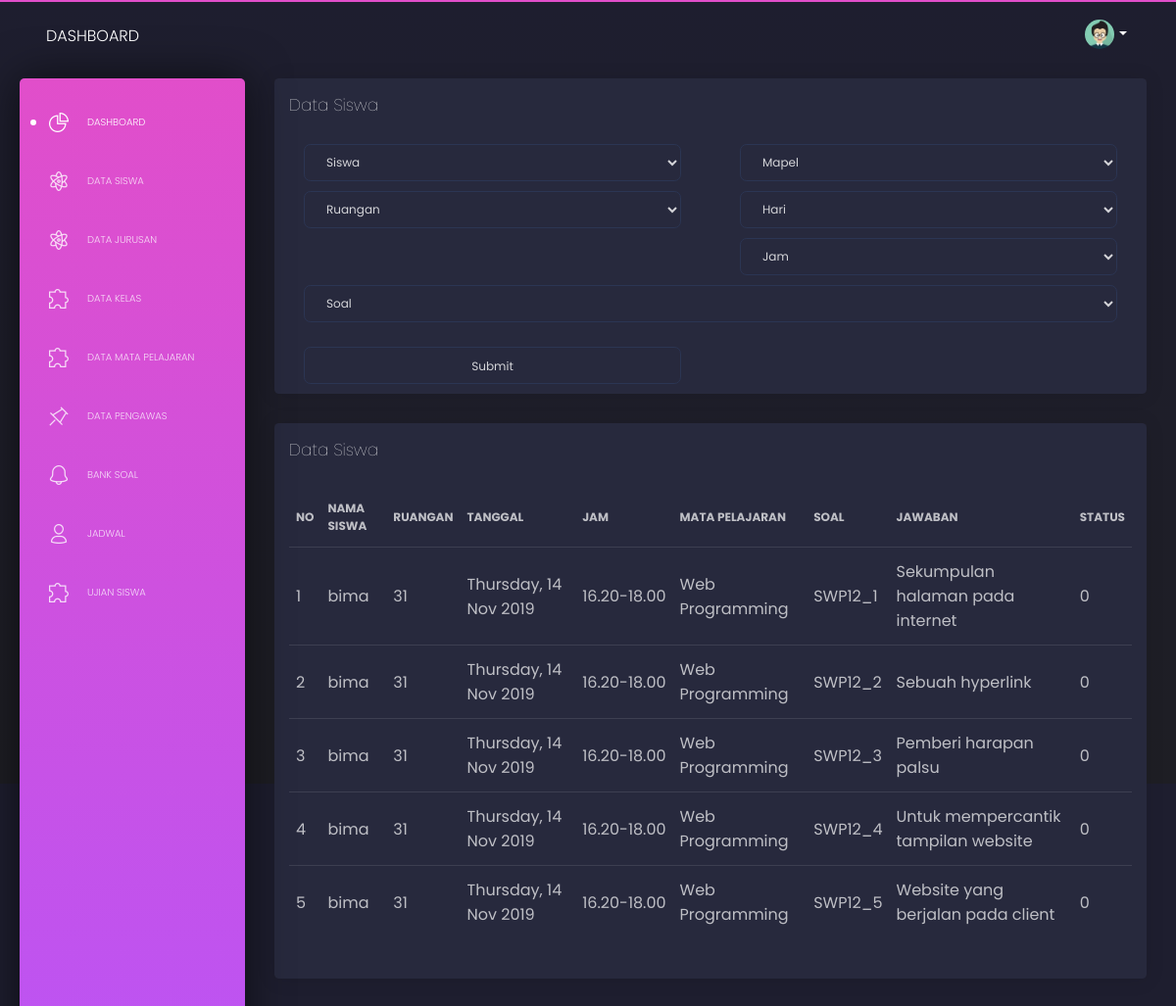
Page /dashboard/dataujian.php on the committed database.
### tables this page shows
CREATE TABLE `tbujian` (
  `kodeujian` int(11) NOT NULL,
  `nis` int(11) NOT NULL,
  `kodejadwal` int(11) NOT NULL,
  `kodesoal` varchar(20) NOT NULL,
  `jawaban` mediumtext NOT NULL,
  `status` tinyint(1) NOT NULL,
  `nilai` tinyint(1) NOT NULL
);

CREATE TABLE `tbsiswa` (
  `nis` int(11) NOT NULL,
  `kodekelas` varchar(10) NOT NULL,
  `nama` varchar(50) NOT NULL,
  `alamat` varchar(50) NOT NULL,
  `jkel` char(10) NOT NULL,
  `telp` char(14) NOT NULL,
  `username` varchar(20) NOT NULL,
  `password` varchar(20) NOT NULL
);

CREATE TABLE `tbjadwal` (
  `kodejadwal` int(11) NOT NULL,
  `kodepengawas` int(11) NOT NULL,
  `ruangan` varchar(20) NOT NULL,
  `hari` date NOT NULL,
  `jammulai` time NOT NULL,
  `jamselesai` time NOT NULL
);

CREATE TABLE `tbmapel` (
  `kodemapel` varchar(20) NOT NULL,
  `kodejurusan` varchar(20) NOT NULL,
  `kodekelas` varchar(20) NOT NULL,
  `nama` varchar(50) NOT NULL
);

CREATE TABLE `tbsoal` (
  `kodesoal` varchar(20) NOT NULL,
  `kodemapel` varchar(20) NOT NULL,
  `kodekelas` varchar(20) NOT NULL,
  `soal` mediumtext NOT NULL,
  `jawaban1` mediumtext NOT NULL,
  `jawaban2` mediumtext NOT NULL,
  `jawaban3` mediumtext NOT NULL,
  `jawaban4` mediumtext NOT NULL,
  `kuncijawaban` mediumtext NOT NULL
);

### dashboard/dataujian.php (the view, shortened to what this page needs)
<html class="perfect-scrollbar-on" lang="en">
<head>
    <link href="https://use.fontawesome.com/releases/v5.0.6/css/all.css" rel="stylesheet">
    <link href="assets/css/nucleo-icons.css" rel="stylesheet" />
    <link href="assets/css/black-dashboard.css?v=1.0.0" rel="stylesheet" />
    <link href="assets/demo/demo.css" rel="stylesheet" />
</head>
<body class="">
    <div class="wrapper">
    <?php
        include("menu.php");
    ?>
        <div class="main-panel">
            <nav class="navbar navbar-expand-lg navbar-absolute navbar-transparent">
                <div class="container-fluid">
                    <div class="navbar-wrapper">
                        <a class="navbar-brand" href="javascript:void(0)">Dashboard</a>
                    </div>
                    <div class="collapse navbar-collapse" id="navigation">
                        <ul class="navbar-nav ml-auto">
                            <li class="dropdown nav-item">
                                <a href="#" class="dropdown-toggle nav-link" data-toggle="dropdown">
                                    <div class="photo">
                                        <img src="assets/img/anime3.png" alt="Profile Photo">
                                    </div>
                                    <b class="caret d-none d-lg-block d-xl-block"></b>
                                </a>
                            </li>
                        </ul>
                    </div>
                </div>
            </nav>
            <div class="content">
                <div class="row">
                    <div class="col-md-12">
                        <div class="card ">
                            <div class="card-header">
                                <h4 class="card-title">Data Siswa</h4>
                            </div>
                            <div class="card-body">
                                <div class="row">
                                    <div class="col-md-6">
                                        <form action="insertdataujian.php" method="post" class="from-horizontal" role="form">
                                            <div class="form-group">
                                                <div class="col-sm-12">
                                                    <select class="form-control" name="nis">
                                                    <option>Siswa</option>
                                                    </select>
                                                </div>
                                            </div>
                                            <div class="form-group">
                                                <div class="col-sm-12">
                                                    <select class="form-control" name="ruangan" id="ruangan" onChange="findmyvalueruangan()">
                                                    <option>Ruangan</option>
                                                    </select>
                                                </div>
                                            </div>
                                    </div>
                                    <div class="col-md-6">
                                    <div class="form-group">
                                                <div class="col-sm-12">
                                                    <select class="form-control" name="kodemapel" id="kodemapel" onChange="findmyvalue()">
                                                    <option>Mapel</option>
                                                    </select>
                                                </div>
                                            </div>
                                            <div class="form-group">
                                                <div class="col-sm-12">
                                                    <select class="form-control" name="hari" id="hari">
                                                    <option>Hari</option>
                                                    </select>
                                                </div>
                                            </div>
                                            <div class="form-group">
                                                <div class="col-sm-12">
                                                    <select class="form-control" name="jam" id="jam">
                                                    <option>Jam</option>
                                                    </select>
                                                </div>
                                            </div>
                                    </div>
                                    <di class="col-md-12">
                                    <div class="form-group">
                                                <div class="col-sm-12">
                                                    <select class="form-control" name="kodesoal" id="kodesoal" onChange="findmyvalueruangan()">
                                                    <option>Soal</option>
                                                    </select>
                                                </div>
                                            </div>
                                    </div>
                            </div>
                                    <div class="col-sm-6">
                                        <div class="form-group">
                                            <div class="col-sm-12">
                                                <input type="submit" value="Submit" class="form-control" name="submit">
                                            </div>
                                        </div>
                                    </div>
                                </div>
                            </div>
                        </div>
                        <div class="row">
                                <div class="col-md-12">
                                  <div class="card ">
                                    <div class="card-header">
                                      <h4 class="card-title">Data Siswa</h4>
                                    </div>
                                    <div class="card-body">
                                      <div class="table-responsive">
                                        <table class="table tablesorter " id="">
                                          <thead class=" text-primary">
                                            <tr>
                                              <th>
                                                NO
                                              </th>
                                              <th>
                                                Nama Siswa
                                              </th>
                                              <th>
                                                Ruangan
                                              </th>
                                              <th>
                                                Tanggal
                                              </th>
                                              <th>
                                                Jam
                                              </th>
                                              <th>
                                                Mata Pelajaran
                                              </th>
                                              <th>
                                                Soal
                                              </th>
                                              <th>
                                                Jawaban
                                              </th>
                                              <th>Status</th>
                                            </tr>
                                          </thead>
                                          <tbody>
                                            <?php
                                                include("koneksi.php");
                                                $query="select *,tbsiswa.nama as namas,tbmapel.nama as namap from tbujian inner join tbsiswa on tbujian.nis=tbsiswa.nis
                                                inner join tbjadwal on tbujian.kodejadwal=tbjadwal.kodejadwal
                                                inner join tbsoal on tbujian.kodesoal=tbsoal.kodesoal
                                                inner join tbmapel on tbsoal.kodemapel=tbmapel.kodemapel";
                                                $execute=mysqli_query($koneksi,$query);
                                                $i=1;
                                                while($data=mysqli_fetch_array($execute)){
                                            ?>
                                            <tr>
                                              <td><?php echo $i;?></td>
                                              <td>
                                                <?php echo $data['namas']?>
                                              </td>
                                              <td>
                                                <?php echo $data['ruangan'] ?>
                                              </td>
                                              <td>
                                              <?php echo date('l, d M Y',strtotime($data['hari']));?>
                                              </td>
                                              <td>
                                              <?php echo date('H.i',strtotime($data['jammulai']))."-".date('H.i',strtotime($data['jamselesai']));?>
                                              </td>
                                              <td>
                                              <?php echo $data['namap'] ?>
                                              </td>
                                              <td>
                                              <?php echo $data['kodesoal'] ?>
                                              </td>
                                              <td>
                                              <?php echo $data['jawaban'] ?>
                                              </td>
                                              <td>
                                              <?php echo $data['status'] ?>
                                              </td>
                                            </tr>
                                            <?php
                                                $i=$i+1;
                                                }
                                            ?>
                                          </tbody>
                                        </table>
                                      </div>
                                    </div>
                                  </div>
                                </div>
                              </div>
                    </div>
                </div>
            </div>
</body>
</html>

### dashboard/menu.php (shortened to what this page needs)
<head>
  <link href="https://use.fontawesome.com/releases/v5.0.6/css/all.css" rel="stylesheet">
  <link href="assets/css/nucleo-icons.css" rel="stylesheet" />
  <link href="assets/css/black-dashboard.css?v=1.0.0" rel="stylesheet" />
  <link href="assets/demo/demo.css" rel="stylesheet" />
</head>
<div class="sidebar">
      <div class="sidebar-wrapper">
        <ul class="nav">
          <li class="active ">
            <a href="index.php">
              <i class="tim-icons icon-chart-pie-36"></i>
              <p>Dashboard</p>
            </a>
          </li>
          <li>
            <a href="data_siswa.php">
              <i class="tim-icons icon-atom"></i>
              <p>Data Siswa</p>
            </a>
          </li>
          <li>
            <a href="jurusan.php">
              <i class="tim-icons icon-atom"></i>
              <p>Data Jurusan</p>
            </a>
          </li>
          <li>
            <a href="kelas.php">
              <i class="tim-icons icon-puzzle-10"></i>
              <p>Data Kelas</p>
            </a>
          </li>
          <li>
            <a href="mapel.php">
              <i class="tim-icons icon-puzzle-10"></i>
              <p>Data Mata Pelajaran</p>
            </a>
          </li>
          <li>
            <a href="data_pengawas.php">
              <i class="tim-icons icon-pin"></i>
              <p>Data Pengawas</p>
            </a>
          </li>
          <li>
            <a href="banksoal.php">
              <i class="tim-icons icon-bell-55"></i>
              <p>Bank Soal</p>
            </a>
          </li>
          <li>
            <a href="jadwal.php">
              <i class="tim-icons icon-single-02"></i>
              <p>Jadwal</p>
            </a>
          </li>
          <li>
            <a href="dataujian.php">
              <i class="tim-icons icon-puzzle-10"></i>
              <p>Ujian Siswa</p>
            </a>
          </li>
        </ul>
      </div>
    </div>

### rows in the picture
tbujian: tbsiswa.nama "bima", tbjadwal.ruangan "31", tbjadwal.hari "Thursday, 14 Nov 2019", tbjadwal.jammulai "16.20", tbjadwal.jamselesai "18.00", tbmapel.nama "Web Programming", tbsoal.kodesoal "SWP12_1", jawaban "Sekumpulan halaman pada internet", status "0"
tbujian: tbsiswa.nama "bima", tbjadwal.ruangan "31", tbjadwal.hari "Thursday, 14 Nov 2019", tbjadwal.jammulai "16.20", tbjadwal.jamselesai "18.00", tbmapel.nama "Web Programming", tbsoal.kodesoal "SWP12_2", jawaban "Sebuah hyperlink", status "0"
tbujian: tbsiswa.nama "bima", tbjadwal.ruangan "31", tbjadwal.hari "Thursday, 14 Nov 2019", tbjadwal.jammulai "16.20", tbjadwal.jamselesai "18.00", tbmapel.nama "Web Programming", tbsoal.kodesoal "SWP12_3", jawaban "Pemberi harapan palsu", status "0"
tbujian: tbsiswa.nama "bima", tbjadwal.ruangan "31", tbjadwal.hari "Thursday, 14 Nov 2019", tbjadwal.jammulai "16.20", tbjadwal.jamselesai "18.00", tbmapel.nama "Web Programming", tbsoal.kodesoal "SWP12_4", jawaban "Untuk mempercantik tampilan website", status "0"
tbujian: tbsiswa.nama "bima", tbjadwal.ruangan "31", tbjadwal.hari "Thursday, 14 Nov 2019", tbjadwal.jammulai "16.20", tbjadwal.jamselesai "18.00", tbmapel.nama "Web Programming", tbsoal.kodesoal "SWP12_5", jawaban "Website yang berjalan pada client", status "0"
